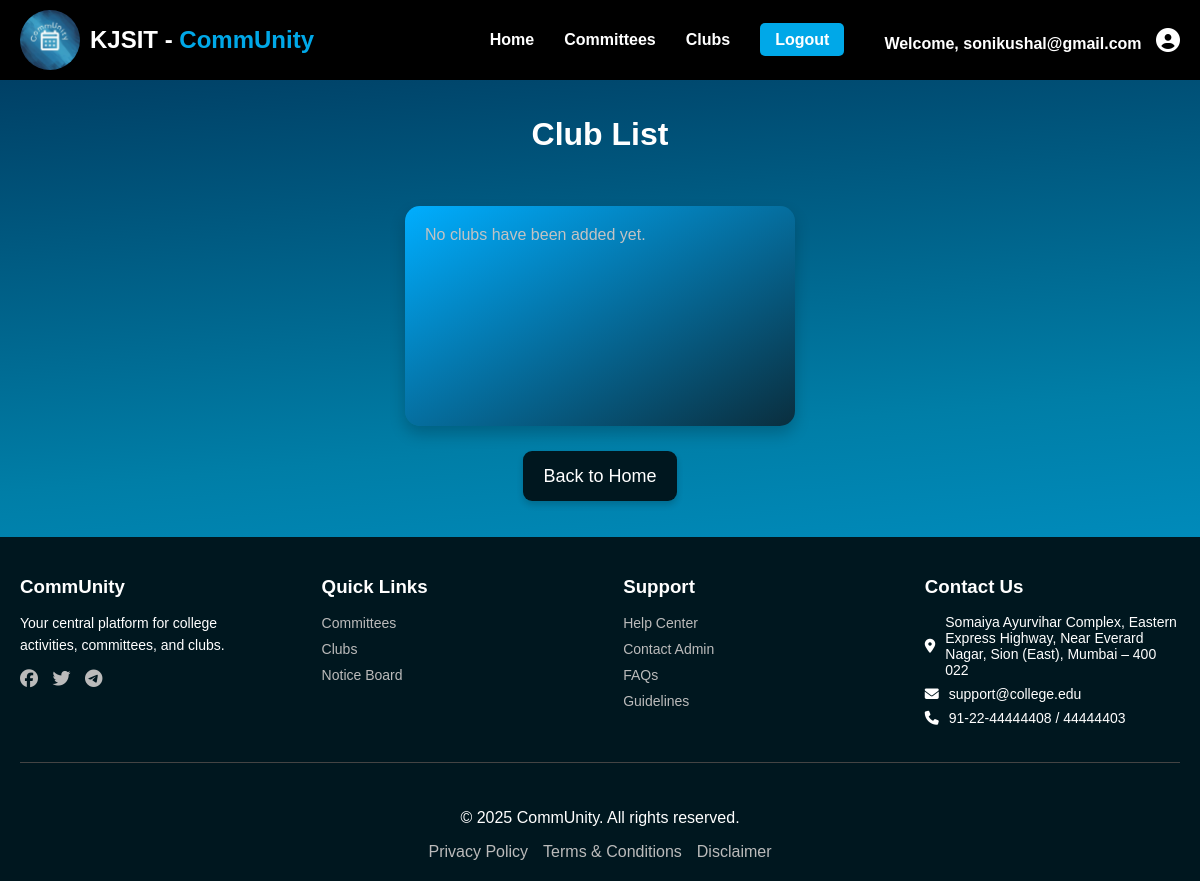
Page /committees/clubs/ (signed in) on the earlier database version.
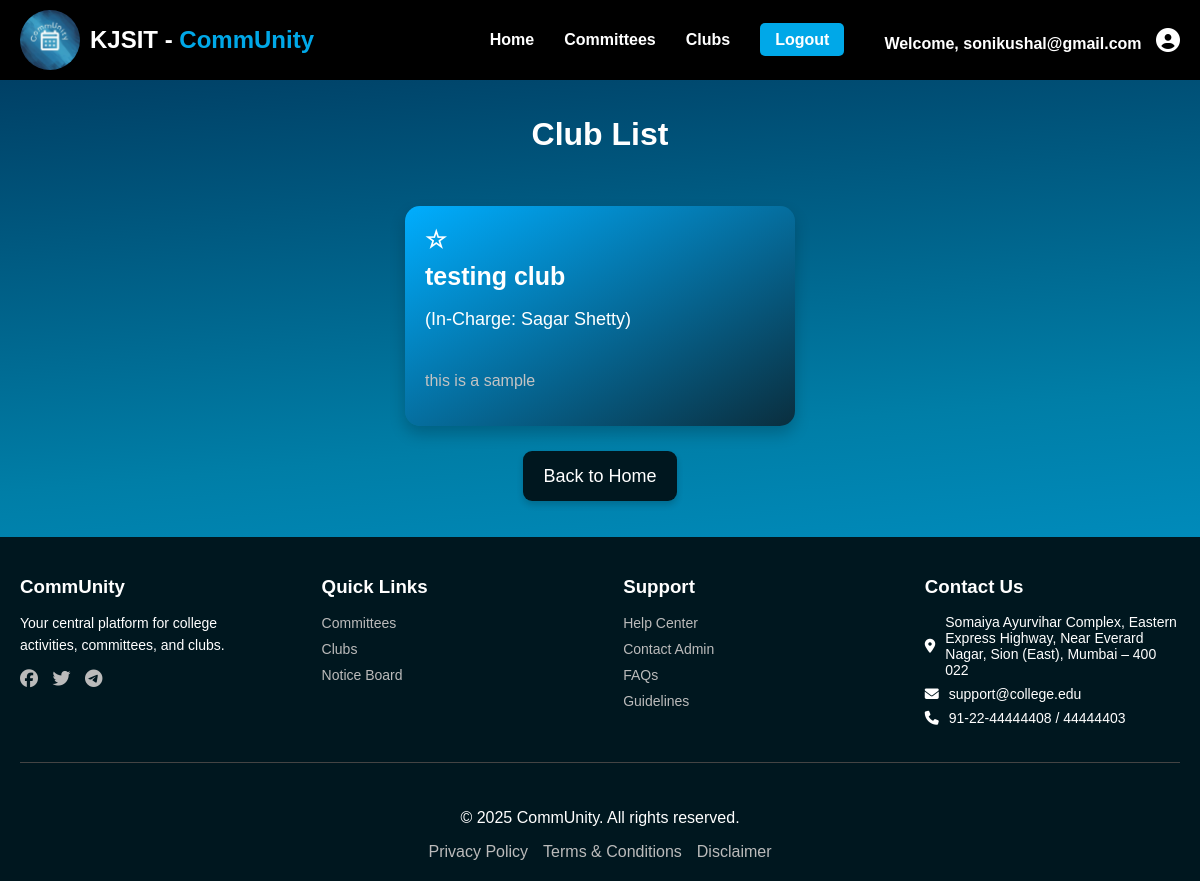
Same page on the later database version.
### committees/models.py (models this page shows, shortened)
class Associations(models.Model):
    ROLE_CHOICES = (
        ('committees', 'Committees'),
        ('clubs', 'Clubs')
    )
    STATUS_CHOICES = (
        ('pending', 'Pending Approval'),
        ('approved', 'Approved'),
        ('rejected', 'Rejected'),
        ('delete_pending', 'Delete Request Pending'),
    )
    id = models.AutoField(primary_key=True)
    name = models.CharField(max_length=255)
    description = models.TextField()
    type = models.CharField(max_length=15, choices=ROLE_CHOICES)
    faculty_incharge = models.ForeignKey('faculty.Faculty', on_delete=models.CASCADE)
    created_by = models.ForeignKey('members.CoreMember', on_delete=models.CASCADE, null=True, blank=True)
    created_at = models.DateTimeField(auto_now_add=True)
    image = models.ImageField(upload_to='association_images/', null=True, blank=True)
    status = models.CharField(max_length=15, choices=STATUS_CHOICES, default='pending')
    owner = models.ForeignKey('members.CoreMember', on_delete=models.SET_NULL, null=True, blank=True,related_name='owned_associations')

### faculty/models.py (models this page shows, shortened)
class Faculty(models.Model):
    id = models.OneToOneField(UserProfile, on_delete=models.CASCADE, primary_key=True)
    department = models.CharField(max_length=100)
    designation = models.CharField(max_length=100,null=True,blank=True)
    locked_dates = models.JSONField(null=True,blank=True)
    permissions = models.JSONField(default=list,null=True,blank=True)

### Login/models.py (models this page shows, shortened)
class UserProfile(models.Model):
    ROLE_CHOICES = (
        ('faculty', 'Faculty'),
        ('core_member', 'Core Member'),
        ('member', 'Member'),
        ('non_participating', 'Non Participating')
    )
    id = models.OneToOneField(settings.AUTH_USER_MODEL, on_delete=models.CASCADE, primary_key=True)
    ssv_id = models.IntegerField(null=True, blank=True, unique=True)  # New field
    full_name = models.CharField(max_length=255)
    role = models.CharField(max_length=20, choices=ROLE_CHOICES,default='non_participating')
    profile_picture = models.ImageField(upload_to='profile_pics/', default='profile_pics/default.jpg',null=True, blank=True)
    created_at = models.DateTimeField(auto_now_add=True)
    updated_at = models.DateTimeField(auto_now=True)
    preferences = models.JSONField(default=list,null=True,blank=True) # New field for preferences

### committees/views.py (the view, shortened to what this page needs)
# urls.py: path('clubs/', views.club_list, name='club_list'),
def club_list(request):
    user = request.user
    clubs = Associations.objects.filter(type='clubs',status__in=["approved", "delete_pending"])
    preferences = []
    if request.user.is_authenticated:
        preferences = UserProfile.objects.get(id=user).preferences
    print("Preferences:", preferences)
    context = {
        'clubs': clubs,
        'preferences': preferences
    }
    request.session['url'] = 'club_list'
    return render(request, 'committees/clubs_list.html', context)

### committees/templates/committees/clubs_list.html (shortened to what the changed rows need)
{% load static %}
<link rel="stylesheet" href="https://cdnjs.cloudflare.com/ajax/libs/font-awesome/6.5.1/css/all.min.css">
<link rel="stylesheet" href="{% static 'css/club_list.css' %}">
<body>
<header>
    <h1>Club List</h1>
</header>
<main class="main-content">
<div class="club-list">
    <ul>
        {% for club in clubs %}
            {% if club.status == "approved" or club.status == "delete_pending" %}
                <li>
                    <span
                        class="star-icon {% if club.id in preferences %}selected{% endif %}"
                        data-club-id="{{ club.id }}"
                        onclick="toggleSelection(this)">
                        {% if club.id in preferences %} &#9733; {% else %} &#9734; {% endif %}
                    </span>
                    <a href="{% url 'club_detail' pk=club.id %}" class="club-name">
                        {{ club.name }}
                    </a>
                    <p class="faculty-incharge">
                        (In-Charge: {{ club.faculty_incharge.id.full_name }})
                    </p>
                    <p>{{ club.description }}</p>
                </li>
            {% endif %}
        {% empty %}
            <li>No clubs have been added yet.</li>
        {% endfor %}
    </ul>
</div>
</main>
</body>

Differences in the rows shown:
added Associations: name "testing club", faculty_incharge.id.full_name "Sagar Shetty", description "this is a sample"
Other differences:
text no longer shown: "No clubs have been added yet."
